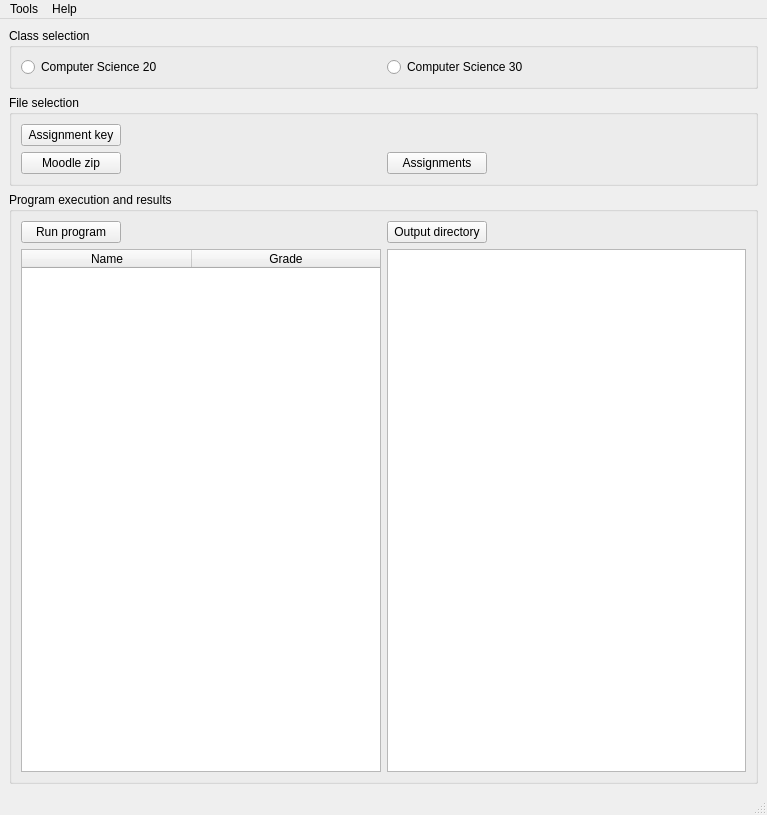
<?xml version="1.0" encoding="UTF-8"?>
<ui version="4.0">
 <class>MainWindow</class>
 <widget class="QMainWindow" name="MainWindow">
  <property name="geometry">
   <rect>
    <x>0</x>
    <y>0</y>
    <width>767</width>
    <height>815</height>
   </rect>
  </property>
  <property name="windowTitle">
   <string>PyAutoMark</string>
  </property>
  <property name="windowIcon">
   <iconset>
    <selectedon>../../../Application/icon.ico</selectedon>
   </iconset>
  </property>
  <widget class="QWidget" name="centralwidget">
   <layout class="QVBoxLayout" name="verticalLayout">
    <item>
     <widget class="QGroupBox" name="groupBox1">
      <property name="title">
       <string>Class selection</string>
      </property>
      <layout class="QHBoxLayout" name="horizontalLayout">
       <item>
        <widget class="QRadioButton" name="radioButton1">
         <property name="statusTip">
          <string>PyAutoMark will save previously accessed directories specific to Computer Science 20.</string>
         </property>
         <property name="text">
          <string>Computer Science 20</string>
         </property>
        </widget>
       </item>
       <item>
        <widget class="QRadioButton" name="radioButton2">
         <property name="statusTip">
          <string>PyAutoMark will save previously accessed directories specific to Computer Science 30.</string>
         </property>
         <property name="text">
          <string>Computer Science 30</string>
         </property>
        </widget>
       </item>
      </layout>
     </widget>
    </item>
    <item>
     <widget class="QGroupBox" name="groupBox2">
      <property name="title">
       <string>File selection</string>
      </property>
      <layout class="QGridLayout" name="gridLayout">
       <item row="1" column="1">
        <widget class="QLabel" name="label2">
         <property name="cursor">
          <cursorShape>IBeamCursor</cursorShape>
         </property>
         <property name="text">
          <string/>
         </property>
         <property name="wordWrap">
          <bool>true</bool>
         </property>
         <property name="textInteractionFlags">
          <set>Qt::LinksAccessibleByMouse|Qt::TextSelectableByMouse</set>
         </property>
        </widget>
       </item>
       <item row="1" column="2">
        <widget class="QPushButton" name="button3">
         <property name="sizePolicy">
          <sizepolicy hsizetype="Preferred" vsizetype="Fixed">
           <horstretch>0</horstretch>
           <verstretch>0</verstretch>
          </sizepolicy>
         </property>
         <property name="maximumSize">
          <size>
           <width>100</width>
           <height>16777215</height>
          </size>
         </property>
         <property name="statusTip">
          <string>Manually select individual zip file submissions for marking.</string>
         </property>
         <property name="text">
          <string>Assignments</string>
         </property>
        </widget>
       </item>
       <item row="0" column="1">
        <widget class="QLabel" name="label1">
         <property name="cursor">
          <cursorShape>IBeamCursor</cursorShape>
         </property>
         <property name="text">
          <string/>
         </property>
         <property name="wordWrap">
          <bool>true</bool>
         </property>
         <property name="textInteractionFlags">
          <set>Qt::LinksAccessibleByMouse|Qt::TextSelectableByMouse</set>
         </property>
        </widget>
       </item>
       <item row="1" column="3">
        <widget class="QLabel" name="label3">
         <property name="cursor">
          <cursorShape>IBeamCursor</cursorShape>
         </property>
         <property name="text">
          <string/>
         </property>
         <property name="wordWrap">
          <bool>true</bool>
         </property>
         <property name="textInteractionFlags">
          <set>Qt::LinksAccessibleByMouse|Qt::TextSelectableByMouse</set>
         </property>
        </widget>
       </item>
       <item row="0" column="0">
        <widget class="QPushButton" name="button1">
         <property name="sizePolicy">
          <sizepolicy hsizetype="Preferred" vsizetype="Fixed">
           <horstretch>0</horstretch>
           <verstretch>0</verstretch>
          </sizepolicy>
         </property>
         <property name="maximumSize">
          <size>
           <width>100</width>
           <height>16777215</height>
          </size>
         </property>
         <property name="statusTip">
          <string>Select the desired assignment key .py file.</string>
         </property>
         <property name="text">
          <string>Assignment key</string>
         </property>
        </widget>
       </item>
       <item row="1" column="0">
        <widget class="QPushButton" name="button2">
         <property name="sizePolicy">
          <sizepolicy hsizetype="Preferred" vsizetype="Fixed">
           <horstretch>0</horstretch>
           <verstretch>0</verstretch>
          </sizepolicy>
         </property>
         <property name="maximumSize">
          <size>
           <width>100</width>
           <height>16777215</height>
          </size>
         </property>
         <property name="statusTip">
          <string>Select the Moodle zip file containing all submissions for marking.</string>
         </property>
         <property name="text">
          <string>Moodle zip</string>
         </property>
        </widget>
       </item>
      </layout>
     </widget>
    </item>
    <item>
     <widget class="QGroupBox" name="groupBox3">
      <property name="title">
       <string>Program execution and results</string>
      </property>
      <layout class="QGridLayout" name="gridLayout_2">
       <item row="1" column="1">
        <widget class="QListWidget" name="list1">
         <property name="sizePolicy">
          <sizepolicy hsizetype="Expanding" vsizetype="Expanding">
           <horstretch>0</horstretch>
           <verstretch>0</verstretch>
          </sizepolicy>
         </property>
         <property name="selectionMode">
          <enum>QAbstractItemView::ExtendedSelection</enum>
         </property>
        </widget>
       </item>
       <item row="0" column="0">
        <widget class="QPushButton" name="button4">
         <property name="sizePolicy">
          <sizepolicy hsizetype="Fixed" vsizetype="Fixed">
           <horstretch>0</horstretch>
           <verstretch>0</verstretch>
          </sizepolicy>
         </property>
         <property name="maximumSize">
          <size>
           <width>100</width>
           <height>16777215</height>
          </size>
         </property>
         <property name="statusTip">
          <string>Initiates the auto-marking process.</string>
         </property>
         <property name="text">
          <string>Run program</string>
         </property>
        </widget>
       </item>
       <item row="0" column="1">
        <widget class="QPushButton" name="button6">
         <property name="maximumSize">
          <size>
           <width>100</width>
           <height>16777215</height>
          </size>
         </property>
         <property name="statusTip">
          <string>Opens the directory that contains the feedback text files.</string>
         </property>
         <property name="text">
          <string>Output directory</string>
         </property>
        </widget>
       </item>
       <item row="1" column="0">
        <widget class="QTableWidget" name="table1">
         <property name="sizePolicy">
          <sizepolicy hsizetype="Expanding" vsizetype="Expanding">
           <horstretch>0</horstretch>
           <verstretch>0</verstretch>
          </sizepolicy>
         </property>
         <property name="minimumSize">
          <size>
           <width>0</width>
           <height>0</height>
          </size>
         </property>
         <property name="lineWidth">
          <number>1</number>
         </property>
         <property name="sizeAdjustPolicy">
          <enum>QAbstractScrollArea::AdjustIgnored</enum>
         </property>
         <property name="editTriggers">
          <set>QAbstractItemView::NoEditTriggers</set>
         </property>
         <property name="dragDropOverwriteMode">
          <bool>false</bool>
         </property>
         <property name="selectionMode">
          <enum>QAbstractItemView::NoSelection</enum>
         </property>
         <property name="sortingEnabled">
          <bool>true</bool>
         </property>
         <attribute name="horizontalHeaderVisible">
          <bool>true</bool>
         </attribute>
         <attribute name="horizontalHeaderCascadingSectionResizes">
          <bool>false</bool>
         </attribute>
         <attribute name="horizontalHeaderDefaultSectionSize">
          <number>170</number>
         </attribute>
         <attribute name="horizontalHeaderStretchLastSection">
          <bool>true</bool>
         </attribute>
         <attribute name="verticalHeaderVisible">
          <bool>true</bool>
         </attribute>
         <attribute name="verticalHeaderCascadingSectionResizes">
          <bool>false</bool>
         </attribute>
         <attribute name="verticalHeaderHighlightSections">
          <bool>true</bool>
         </attribute>
         <attribute name="verticalHeaderShowSortIndicator" stdset="0">
          <bool>false</bool>
         </attribute>
         <attribute name="verticalHeaderStretchLastSection">
          <bool>false</bool>
         </attribute>
         <column>
          <property name="text">
           <string>Name</string>
          </property>
         </column>
         <column>
          <property name="text">
           <string>Grade</string>
          </property>
         </column>
        </widget>
       </item>
      </layout>
     </widget>
    </item>
   </layout>
  </widget>
  <widget class="QMenuBar" name="menubar">
   <property name="geometry">
    <rect>
     <x>0</x>
     <y>0</y>
     <width>767</width>
     <height>21</height>
    </rect>
   </property>
   <widget class="QMenu" name="menuHelp">
    <property name="title">
     <string>Help</string>
    </property>
    <addaction name="actionDocumentation_PDF"/>
   </widget>
   <widget class="QMenu" name="menuTools">
    <property name="title">
     <string>Tools</string>
    </property>
    <addaction name="actionClear"/>
    <addaction name="actionReset"/>
   </widget>
   <addaction name="menuTools"/>
   <addaction name="menuHelp"/>
  </widget>
  <widget class="QStatusBar" name="statusbar"/>
  <action name="actionDocumentation_PDF">
   <property name="text">
    <string>Documentation (PDF)</string>
   </property>
  </action>
  <action name="actionMoodle">
   <property name="text">
    <string>Process Moodle zip</string>
   </property>
   <property name="statusTip">
    <string/>
   </property>
  </action>
  <action name="actionClear">
   <property name="text">
    <string>Clear results</string>
   </property>
  </action>
  <action name="actionReset">
   <property name="text">
    <string>Reset all</string>
   </property>
  </action>
 </widget>
 <resources/>
 <connections/>
</ui>
